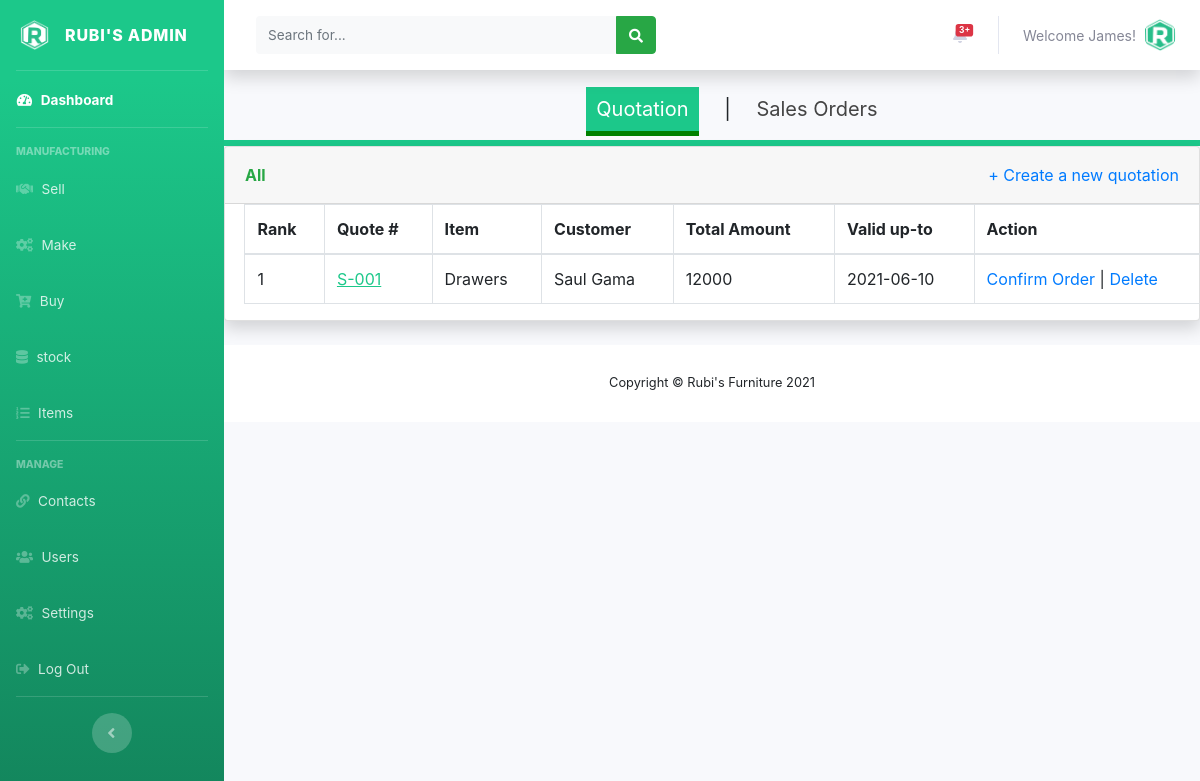
Before: /admin/sellsquote.php (signed in) with the older database file.
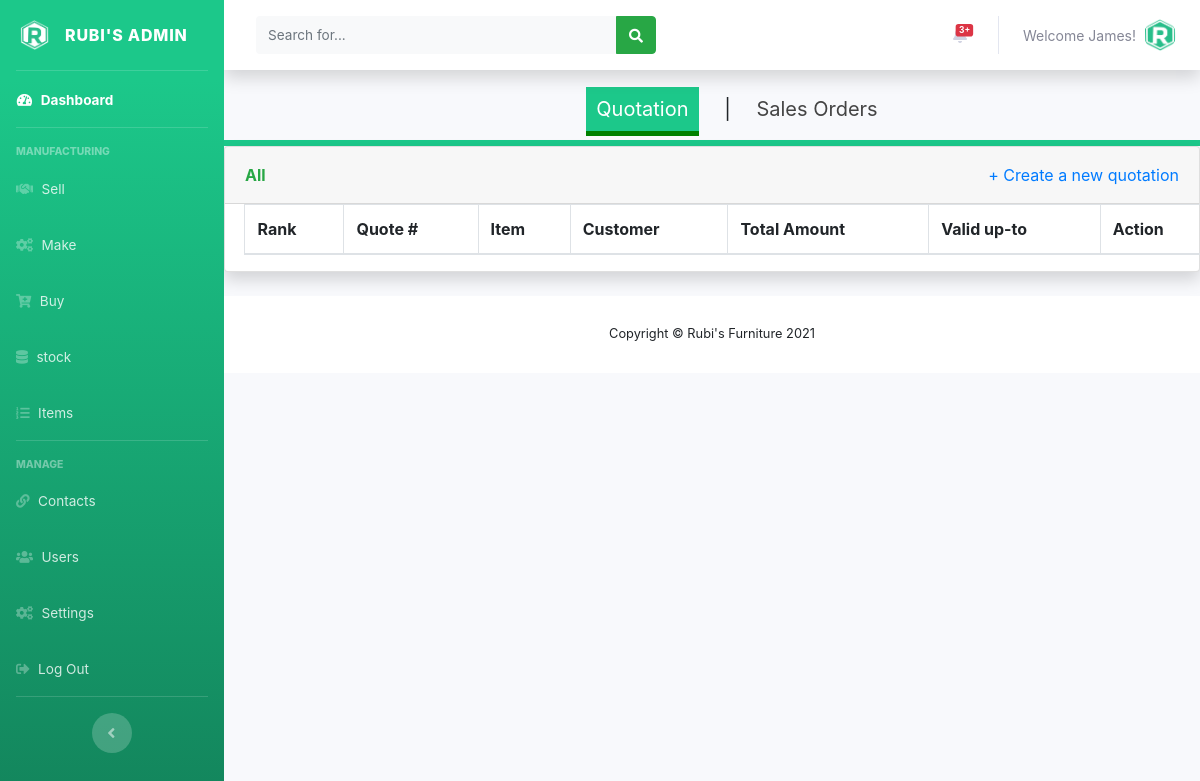
After: the same page with the newer database file.
### tables this page shows
CREATE TABLE IF NOT EXISTS `users` (
  `user_id` int(11) NOT NULL AUTO_INCREMENT,
  `full_name` varchar(150) NOT NULL,
  `user_name` varchar(120) NOT NULL,
  `user_password` varchar(250) NOT NULL,
  `email` varchar(120) NOT NULL,
  `role` int(10) NOT NULL,
  `date_created` timestamp NOT NULL DEFAULT CURRENT_TIMESTAMP,
  PRIMARY KEY (`user_id`),
  KEY `role` (`role`)
);

CREATE TABLE IF NOT EXISTS `tbl_sales_orders` (
  `id` int(11) NOT NULL AUTO_INCREMENT,
  `order_number` varchar(150) NOT NULL,
  `item` int(11) NOT NULL,
  `order_quantity` int(10) NOT NULL,
  `customer_name` varchar(150) NOT NULL,
  `total_amount` int(11) NOT NULL,
  `delivery_deadline` varchar(150) NOT NULL,
  `order_status` int(11) NOT NULL DEFAULT '0',
  `make_status` int(10) NOT NULL DEFAULT '0',
  PRIMARY KEY (`id`)
);

CREATE TABLE IF NOT EXISTS `tbl_items` (
  `id` int(11) NOT NULL AUTO_INCREMENT,
  `item_name` varchar(150) NOT NULL,
  `variant_code` varchar(150) NOT NULL,
  `category` int(11) NOT NULL DEFAULT '0',
  `item_materials` varchar(150) NOT NULL,
  `item_operations` varchar(150) NOT NULL,
  `item_resources` varchar(150) NOT NULL,
  `default_sales_price` int(11) NOT NULL,
  `date_created` timestamp NOT NULL DEFAULT CURRENT_TIMESTAMP,
  PRIMARY KEY (`id`)
);

### admin/sellsquote.php (the view, shortened to what this page needs)
<?php
include('../includes/config.php');
if(isset($_GET['del_id'])){
  $delete_id = intval($_GET['del_id']);
  $sql = "DELETE FROM `tbl_sales_orders` WHERE id = :delete_id";
  $query = $dbconn -> prepare($sql);
  $query->bindParam(':delete_id',$delete_id, PDO::PARAM_INT);
  $query->execute();
  $count =$query->rowCount();
  if($count > 0){
    echo ("<script>alert('quotation deleted successfully')</script>");
    echo ('<script>window.location.href = "sellsquote.php";</script>');
  }
  else{
    echo ("<script>alert('something went wrong')</script>");
  }
}
else{
  include('includes/header.php');
  include('includes/navbar.php');
  include('includes/topbar.php');
  ?>
  <div class="nav1">
    <ul>
      <li><a href="sellsquote.php" class="active1" style="color:#FFFFFF;  background: #1cc88a;">Quotation</a></li>
      <li>|</li>
      <li><a href="sellsorders.php">Sales Orders</a></li>
    </ul>
  </div>
  <div class="card shadow mb-4">
    <div class="card-header py-3">
      <div class="row mb-12">
        <div class="col mb-7 font-weight-bold text-success"
        <h6 class="m-0">All</h6>
      </div>
      <div align="right" class="col">
        <a href="createsellsquote.php">
          + Create a new quotation
        </a>
      </div>
    </div>
  </div>
  <div class="table-responsive">
    <?php
    $sql = "SELECT tbl_sales_orders.id, tbl_sales_orders.order_number, tbl_sales_orders.item, tbl_sales_orders.customer_name, tbl_sales_orders.total_amount, tbl_sales_orders.delivery_deadline, tbl_items.item_name FROM tbl_sales_orders INNER JOIN tbl_items ON tbl_sales_orders.item = tbl_items.id WHERE tbl_sales_orders.order_status = 0";
    $querry=$dbconn->prepare($sql);
    $querry->execute();
    $rows = $querry->fetchAll(PDO::FETCH_OBJ);
    $count = $querry->rowCount();
    $cnt = 1;?>
    <table class="table table-bordered" id="dataTable" width="120%" cellspacing="0">
      <thead>
        <tr>
          <th>Rank</th>
          <th>Quote #</th>
          <th>Item</th>
          <th>Customer</th>
          <th>Total Amount</th>
          <th>Valid up-to</th>
          <th>Action</th>
        </tr>
      </thead>
      <tbody>
        <?php if($count > 0)
        {
          foreach($rows as $row) {
            ?>
            <tr>
              <td><?php echo($cnt);?></td>
              <td><a href="#" class="prod" style="color: #1cc88a;"><?php echo htmlentities($row->order_number);?></a></td>
              <td><?php echo htmlentities($row->item_name);?></td>
              <td><?php echo htmlentities($row->customer_name);?></td>
              <td><?php echo htmlentities($row->total_amount);?></td>
              <td><?php echo htmlentities($row->delivery_deadline);?></td>
              <td><a href="sellsquote.php?quote_id=<?php echo $row->id ?>" onclick="return confirm('confirm quotation?')">Confirm Order</a> | <a href="sellsquote.php?del_id=<?php echo $row->id ?>"  onclick="return confirm('Delete quotation?')">Delete</a></td>
            </tr>
            <?php $cnt++;}}?>
          </tbody>
        </table>
      </div>
    </div>
    <?php
    include('includes/footer.php');
  }?>

### admin/includes/topbar.php (shortened to what this page needs)
<div id="content-wrapper" class="d-flex flex-column">
  <div id="content">
    <nav class="navbar navbar-expand navbar-light bg-white topbar mb-4 static-top shadow">
      <form
      class="d-none d-sm-inline-block form-inline mr-auto ml-md-3 my-2 my-md-0 mw-100 navbar-search">
      <div class="input-group">
        <input type="text" class="form-control bg-light border-0 small" placeholder="Search for..."
        aria-label="Search" aria-describedby="basic-addon2">
        <div class="input-group-append">
          <button class="btn btn-success" type="button">
            <i class="fas fa-search fa-sm"></i>
          </button>
        </div>
      </div>
    </form>
    <ul class="navbar-nav ml-auto">
  <li class="nav-item dropdown no-arrow mx-1">
    <a class="nav-link dropdown-toggle" href="#" id="alertsDropdown" role="button"
    data-toggle="dropdown" aria-haspopup="true" aria-expanded="false">
    <span class="badge badge-danger badge-counter">3+</span>
  </a>
</li>
<li class="nav-item dropdown no-arrow">
  <a class="nav-link dropdown-toggle" href="#" id="userDropdown" role="button"
  data-toggle="dropdown" aria-haspopup="true" aria-expanded="false">
  <?php
  $staff_id = $_SESSION['user_id'];
  $sql = "SELECT user_name FROM users WHERE user_id = :staff_id";
  $querry=$dbconn->prepare($sql);
  $querry->bindParam(':staff_id', $staff_id, PDO::PARAM_INT);
  $querry->execute();
  $rows = $querry->fetchAll(PDO::FETCH_ASSOC);
  $count = $querry->rowCount();
  if($count > 0)
  {
    foreach($rows as $row) {?>
      <span class="mr-2 d-none d-lg-inline text-gray-600 small"><?php echo htmlentities('Welcome'."  ".$row['user_name'].'!') ?></span>
    <?php }
  }?>
  <img class="img-profile rounded-circle"
  src="../assets/img/logo/rubi_icon.png">
</a>
</li>
</ul>
</nav>

Changed rows visible on the page:
removed tbl_sales_orders: order_number "S-001", tbl_items.item_name "Drawers", customer_name "Saul Gama", total_amount "12000", delivery_deadline "2021-06-10"
